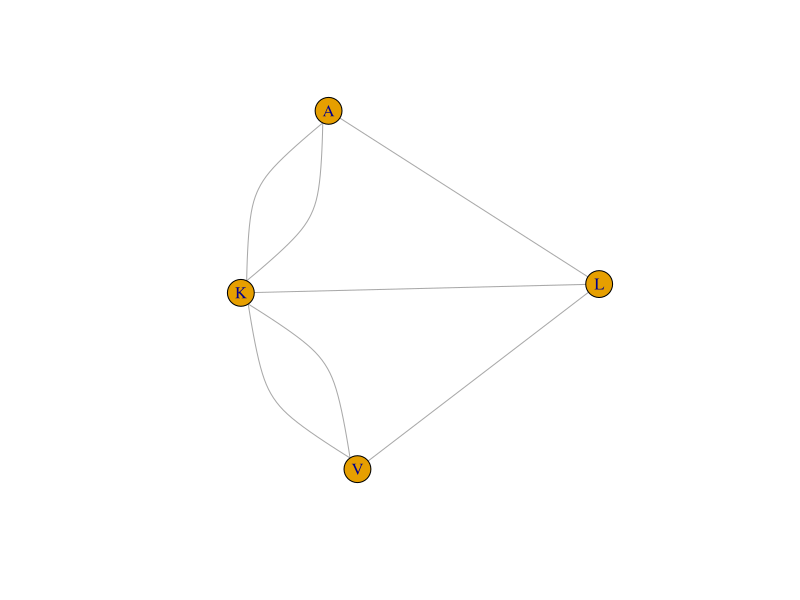
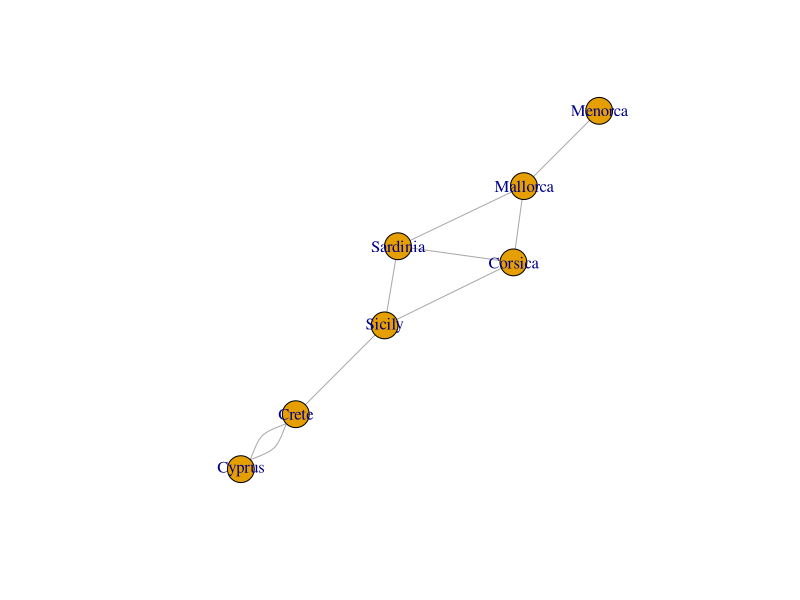
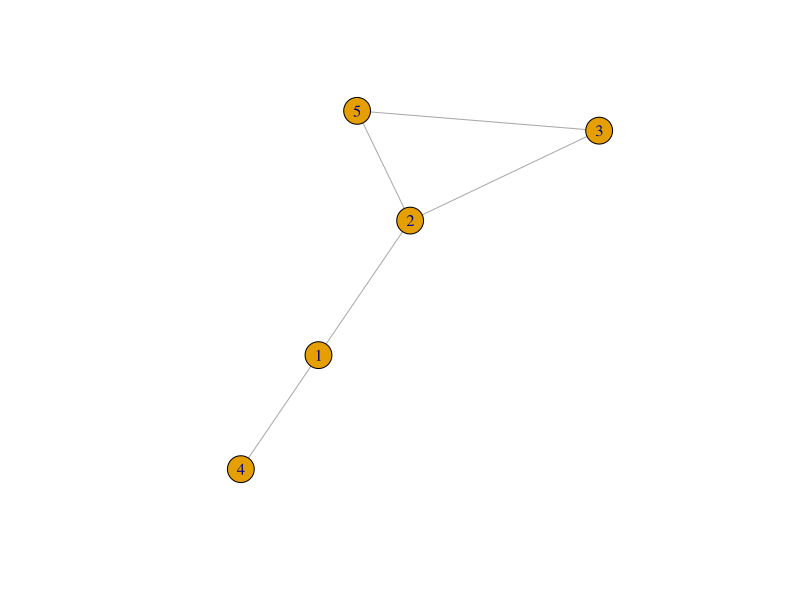
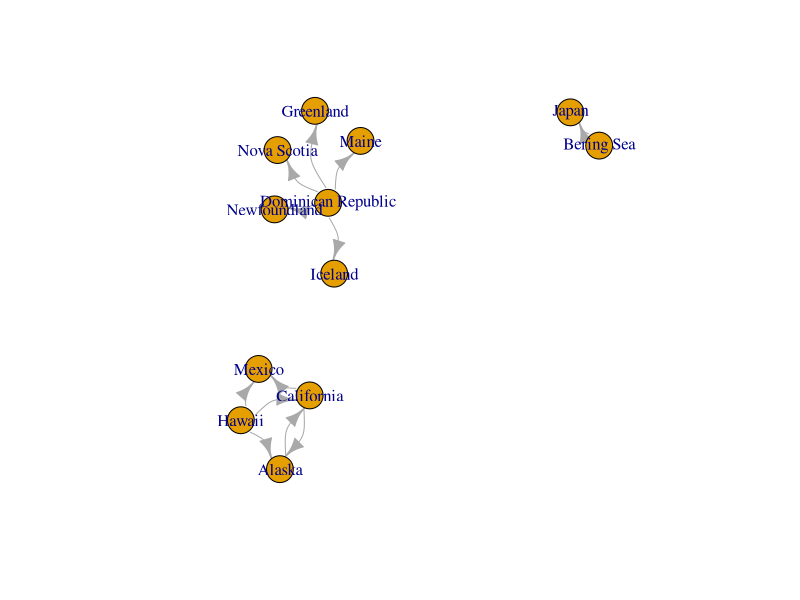
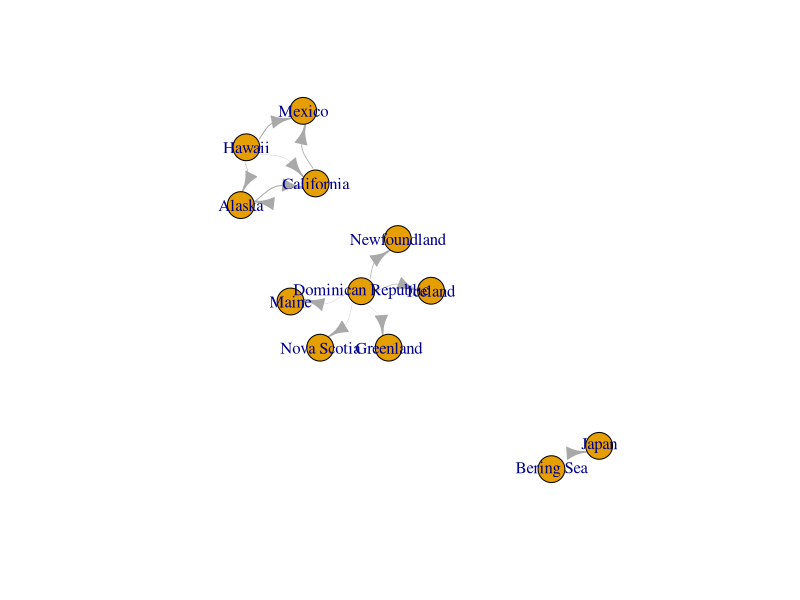

Recreate these plots in R, in order.
## ---- chunk 1
knitr::opts_chunk$set(echo = T)
## ---- chunk 2
# Load the igraph package
if(!require(dplyr)) install.packages("dplyr"); library(dplyr)
if(!require(igraph)) install.packages("igraph"); library(igraph)
## ---- chunk 3
# list available functions for the igraph package:
# ls("package:igraph")
## ---- chunk 4
# Define the vertices
vertices <- c("L", "V", "K", "A") 

# Define the edges (pairs of neighborhoods connected by a bridge)
edges <- c("L", "A",
           "L", "K",
           "L", "V",
           "V", "K",
           "A", "K",
           "K", "A",
           "K", "V")

# Create the graph from the edge list
G <- graph(edges, directed=FALSE)

# Add names to the vertices
V(G)$name <- vertices

# Plot the graph
plot(G)
print(G) #identical to 'G'

# Write your answer above this line
## ---- chunk 5
## For demonstration purposes, we'll create a simple graph for seven islands in the Mediterranean Sea.

# Creating a data frame for Mediterranean islands with a single column for names.
mediterranean_islands <- data.frame(
  name = c(
    "Sicily", "Sardinia", "Cyprus", "Crete", "Corsica", "Mallorca", "Menorca"
  )
)

# Creating a data frame for the simple relations between the islands.
# Each pair of islands is connected by a single edge, with no island connected to itself.
relations <- data.frame(
  from = c(
    "Sicily", "Sicily", "Sardinia",
    "Cyprus", "Crete", "Corsica",
    "Corsica", "Mallorca", "Mallorca"
  ),
  to = c(
    "Sardinia", "Crete", "Corsica",
    "Crete", "Cyprus", "Mallorca",
    "Sicily", "Menorca", "Sardinia"
  )
)

# Using the igraph package to create a simple graph object from the relations data frame.
# This graph is undirected, meaning the relationships do not have a specified direction, reflecting the simple nature of the graph.
# The vertices are defined by the mediterranean_islands data frame.
g_med_isl <- graph_from_data_frame(relations, directed = FALSE, vertices = mediterranean_islands)

# Complete the code #
is_simple(g_med_isl)
any_multiple(g_med_isl)
count_multiple(g_med_isl)
any_loop(g_med_isl)
print(g_med_isl)
plot(g_med_isl)

# Write your answer above this line
## ---- chunk 6
# Load the igraph library
library(igraph)

# Create the graph using an edge list
G2 <- igraph::graph(
  edges = c(1, 2,
            2, 3,
            1, 4,
            2, 5,
            3, 5),
  n = 5,
  directed = FALSE
)

# Look into structure
print(G2)

# Visualise
plot(G2)
## ---- chunk 7

whale_locations <- data.frame(
  location = c("Bering Sea", "Japan", "Hawaii", "Alaska", "California", "Mexico", "Dominican Republic", 
               "Maine", "Nova Scotia", "Newfoundland", "Greenland", "Iceland")
)
 
migration_routes <- data.frame(
  from = c("Bering Sea", "Hawaii", "Hawaii", "Hawaii", "California", "Dominican Republic", "Dominican Republic", "Dominican Republic", "Dominican Republic", "Dominican Republic", "Alaska", "California"),
  to = c("Japan", "Alaska", "California", "Mexico", "Mexico", "Maine", "Newfoundland", "Greenland", "Iceland", "Nova Scotia", "California", "Alaska")
  
)

## ---- chunk 8
G3 <- igraph::graph_from_data_frame(migration_routes, directed = T, vertices = whale_locations)
## ---- chunk 9
print(G3)
# plot(G3) # looks nicer in this example
plot(G3, layout = layout_with_gem, edge.curved = TRUE)
## ---- chunk 10

is.simple(G3)
any_multiple(G3)
which_multiple(G3) 
count_multiple(G3) 
any_loop(G3)
which_loop(G3)

## ---- chunk 11
wt_migration_routes <- 
  migration_routes %>%
    dplyr::mutate(weight = stats::runif(n = nrow(migration_routes), min = 0, max = 1) %>% round(digits = 2))
  
## ---- chunk 12
G4 <- igraph::graph_from_data_frame(wt_migration_routes, directed = T, vertices = whale_locations)
## ---- chunk 13
E(G4)$weight
V(G4)$name
## ---- chunk 14
# plot(G4) # looks nicer in this example
plot(G4, 
     layout = layout_with_gem, 
     edge.curved = TRUE,
     edge.width = E(G4)$weight)
## ---- chunk 15
is.simple(G4)
any_multiple(G4)
which_multiple(G4) 
count_multiple(G4) 
any_loop(G4)
which_loop(G4)
